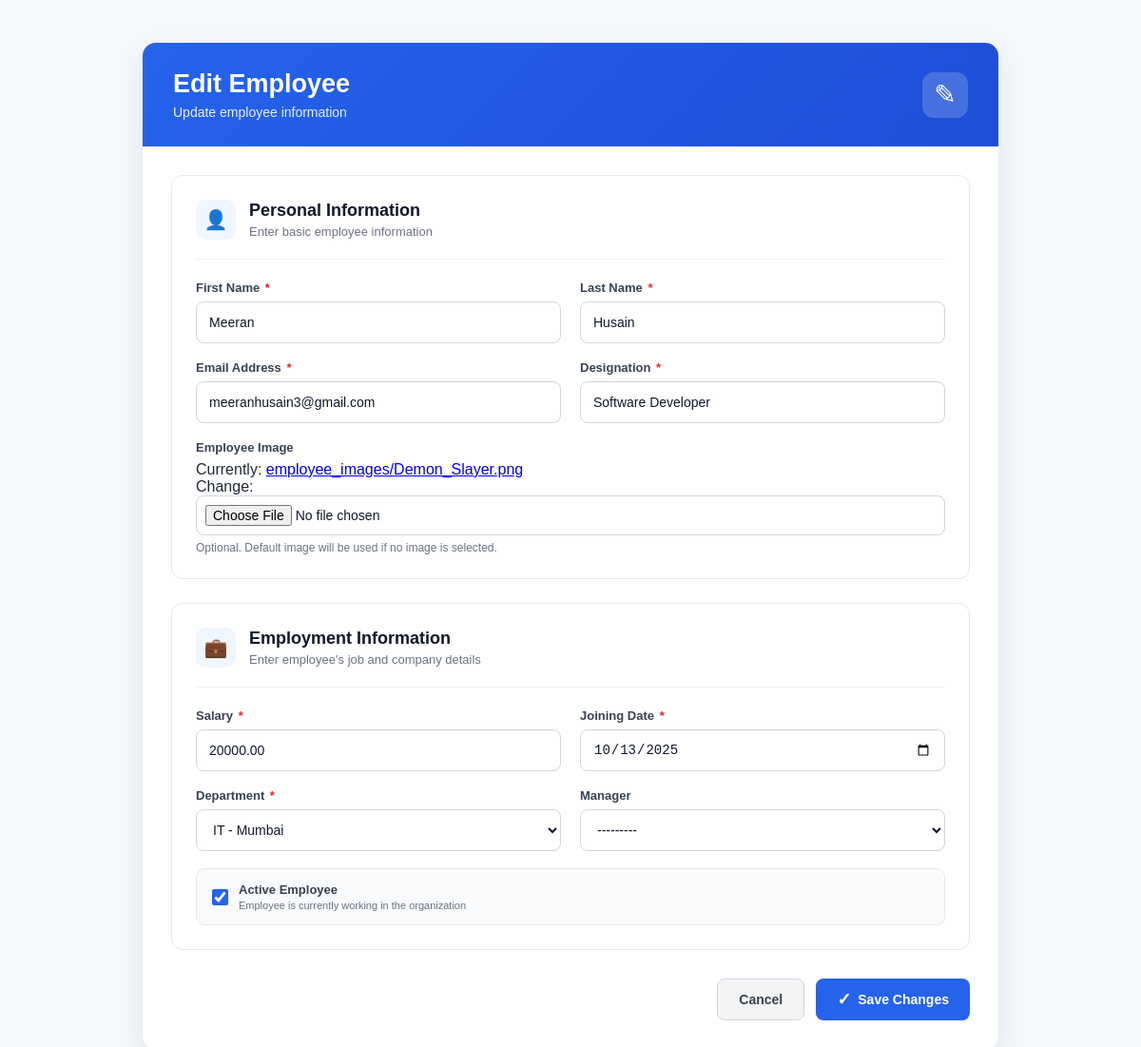
The app's page /employee/1/edit/ with its own data.
### employees/models.py (models this page shows, shortened)
class Employee(models.Model):
    first_name = models.CharField(max_length=50)
    last_name = models.CharField(max_length=50)
    email = models.EmailField(unique=True)
    designation = models.CharField(max_length=100)
    image = models.ImageField(upload_to='employee_images', default='default.png')
    salary = models.DecimalField(max_digits=10, decimal_places=2)
    joining_date = models.DateField()
    is_active = models.BooleanField(default=True)
    department = models.ForeignKey(Department, on_delete=models.SET_NULL, blank=True, null=True)
    manager = models.ForeignKey("self", on_delete=models.SET_NULL, blank=True, null=True)
    is_deleted = models.BooleanField(default=False)  # Soft delete flag
    def __str__(self):
        return f"{self.first_name} {self.last_name} ({self.designation})"

### employees/views.py (the view)
# urls.py: path('<int:id>/edit/', views.employee_edit, name='employee_edit'),
def employee_edit(request, id):
    employee = get_object_or_404(Employee, id=id, is_deleted=False)
    if request.method == 'POST':
        form = EmployeeForm(request.POST, request.FILES, instance=employee)
        if form.is_valid():
            form.save()
            return redirect('employee_detail', id=employee.id)
    else:
        form = EmployeeForm(instance=employee)
    context = {
        'form': form,
        'employee': employee,
        'page_title': 'Edit Employee',
        'button_text': 'Save Changes',
    }
    return render(request, 'employee_form.html', context)

### employees/models.py (called while the page is built)
    def __str__(self):
        return f"{self.dept_name} - {self.dept_location}"

### templates/employee_form.html (shortened to what this page needs)
{% load static %}
<!doctype html>
<html lang="en">
  <head>
    <link rel="stylesheet" href="{% static 'css/employee_add.css' %}" />
  </head>
  <body>
    <div class="page-wrapper">
      <div class="form-container">
        <div class="form-header">
          <div>
            <h1>{{ page_title }}</h1>
            <p>
                {% if employee %}
                    Update employee information
                {% else %}
                    Create a new employee record
                {% endif %}
            </p>
          </div>
            <div class="header-icon">
              {% if employee %}✎{% else %}+{% endif %}
            </div>
        </div>
        <form method="POST" enctype="multipart/form-data">
          <div class="form-section">
            <div class="section-header">
              <div class="section-icon">👤</div>
              <div>
                <h2>Personal Information</h2>
                <p>Enter basic employee information</p>
              </div>
            </div>
            <div class="form-row">
              <div class="form-group">
                <label for="{{ form.first_name.id_for_label }}">
                  First Name
                  <span>*</span>
                </label>
                {{ form.first_name }}
              </div>
              <div class="form-group">
                <label for="{{ form.last_name.id_for_label }}">
                  Last Name
                  <span>*</span>
                </label>
                {{ form.last_name }}
              </div>
            </div>
            <div class="form-row">
              <div class="form-group">
                <label for="{{ form.email.id_for_label }}">
                  Email Address
                  <span>*</span>
                </label>
                {{ form.email }}
              </div>
              <div class="form-group">
                <label for="{{ form.designation.id_for_label }}">
                  Designation
                  <span>*</span>
                </label>
                {{ form.designation }}
              </div>
            </div>
            <div class="form-group image-field">
              <label for="{{ form.image.id_for_label }}">
                Employee Image
              </label>
              {{ form.image }}
              <small>
                Optional. Default image will be used if no image is selected.
              </small>
            </div>
          </div>
          <div class="form-section">
            <div class="section-header">
              <div class="section-icon">💼</div>
              <div>
                <h2>Employment Information</h2>
                <p>Enter employee's job and company details</p>
              </div>
            </div>
            <div class="form-row">
              <div class="form-group">
                <label for="{{ form.salary.id_for_label }}">
                  Salary
                  <span>*</span>
                </label>
                {{ form.salary }}
              </div>
              <div class="form-group">
                <label for="{{ form.joining_date.id_for_label }}">
                  Joining Date
                  <span>*</span>
                </label>
                {{ form.joining_date }}
              </div>
            </div>
            <div class="form-row">
              <div class="form-group">
                <label for="{{ form.department.id_for_label }}">
                  Department
                  <span>*</span>
                </label>
                {{ form.department }}
              </div>
              <div class="form-group">
                <label for="{{ form.manager.id_for_label }}"> Manager </label>
                {{ form.manager }}
              </div>
            </div>
            <div class="active-wrapper">
              {{ form.is_active }}
              <label for="{{ form.is_active.id_for_label }}">
                <strong>Active Employee</strong>
                <small>Employee is currently working in the organization</small>
              </label>
            </div>
          </div>
          <div class="form-actions">
            <a href="/" class="cancel-btn"> Cancel </a>
            <button type="submit" class="submit-btn">
              <span>{% if employee %}✓{% else %}+{% endif %}</span>
              {{ button_text }}
            </button>
          </div>
        </form>
      </div>
    </div>
</body>
</html>

### Employee_main/static/css/employee_add.css (style rules this page uses)
* { margin: 0; padding: 0; box-sizing: border-box; }
body { font-family: Arial, Helvetica, sans-serif; background: #f4f7fb; color: #1f2937; }
.page-wrapper { min-height: 100vh; padding: 45px 20px; }
.form-container { width: 100%; max-width: 900px; margin: auto; background: #ffffff; border-radius: 14px; overflow: hidden; box-shadow: 0 10px 30px rgba(0, 0, 0, 0.08); }
.form-header { display: flex; align-items: center; justify-content: space-between; padding: 28px 32px; background: linear-gradient(135deg, #2563eb, #1d4ed8); color: white; }
.form-header h1 { font-size: 27px; font-weight: 700; margin-bottom: 6px; }
.form-header p { font-size: 14px; opacity: 0.9; }
.header-icon { width: 48px; height: 48px; display: flex; align-items: center; justify-content: center; border-radius: 12px; background: rgba(255, 255, 255, 0.18); font-size: 28px; font-weight: 300; }
form { padding: 30px; }
.form-section { border: 1px solid #e5e7eb; border-radius: 12px; padding: 25px; margin-bottom: 25px; background: #ffffff; }
.section-header { display: flex; align-items: center; gap: 14px; padding-bottom: 20px; margin-bottom: 22px; border-bottom: 1px solid #eef0f3; }
.section-icon { width: 42px; height: 42px; display: flex; align-items: center; justify-content: center; border-radius: 10px; background: #eff6ff; font-size: 20px; }
.section-header h2 { font-size: 18px; font-weight: 700; color: #111827; margin-bottom: 4px; }
.section-header p { font-size: 13px; color: #6b7280; }
.form-row { display: flex; gap: 20px; margin-bottom: 18px; }
.form-group { flex: 1; }
.form-group label { display: block; margin-bottom: 7px; font-size: 13px; font-weight: 600; color: #374151; }
.form-group label span { color: #dc2626; margin-left: 2px; }
.form-control { width: 100%; height: 44px; padding: 0 13px; border: 1px solid #d1d5db; border-radius: 8px; background: #ffffff; color: #111827; font-size: 14px; outline: none; transition: border-color 0.2s ease, box-shadow 0.2s ease; }
.form-control::placeholder { color: #9ca3af; }
.image-field { margin-top: 4px; }
.image-field input[type="file"] { height: auto; padding: 9px; cursor: pointer; }
.image-field small { display: block; margin-top: 6px; color: #6b7280; font-size: 12px; }
select.form-control { cursor: pointer; }
.active-wrapper { display: flex; align-items: center; gap: 11px; padding: 14px 16px; background: #f8fafc; border: 1px solid #e5e7eb; border-radius: 9px; }
.active-wrapper input { width: 17px; height: 17px; cursor: pointer; accent-color: #2563eb; }
.active-wrapper label { display: flex; flex-direction: column; gap: 3px; cursor: pointer; }
.active-wrapper strong { font-size: 13px; color: #374151; }
.active-wrapper small { font-size: 11px; color: #6b7280; }
.form-actions { display: flex; justify-content: flex-end; gap: 12px; padding-top: 5px; }
.cancel-btn, .submit-btn { height: 44px; padding: 0 22px; border-radius: 8px; font-size: 14px; font-weight: 600; cursor: pointer; text-decoration: none; display: inline-flex; align-items: center; justify-content: center; transition: 0.2s ease; }
.cancel-btn { color: #374151; background: #f3f4f6; border: 1px solid #d1d5db; }
.submit-btn { color: white; background: #2563eb; border: none; }
.submit-btn span { font-size: 18px; margin-right: 7px; }

### records on screen
Employee: first_name "Meeran", last_name "Husain", email "meeranhusain3@gmail.com", designation "Software Developer", salary "20000.00", joining_date "10/13/2025", department "IT - Mumbai", manager "---------", is_active "☑"

### other values on screen
{{ page_title }} "Edit Employee"
{{ button_text }} "Save Changes"
